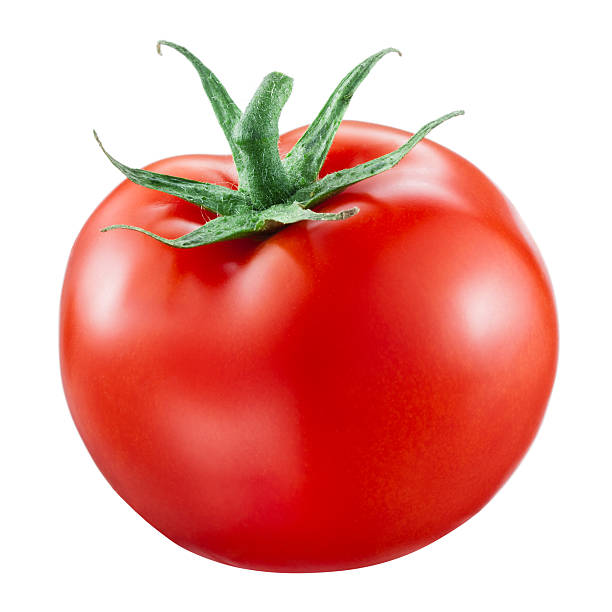
#> input picture Python(Advance)/tomato.jpg, 612 x 612 px, found by its file name
$ jupyter execute 'OpenCV Basics2.ipynb'
#> lines starting #> are read from the running program, lines starting #| are printed output that depends on the picture; after the words box and inside, x2 and y2 are one past the last pixel; in counts of white or black regions, pixels touching at a corner belong together
[cell 1]
import cv2
import numpy as np
import matplotlib.pyplot as plt

[cell 2]
filename = "D:/GitHub/GirlScriptPython/Python(Advance)/tomato.jpg"

try :
    img = cv2.imread(filename)
#> img is the input picture: shape (612, 612, 3); mean B, G, R 156.7, 163.6, 231.5
    (height, width) = img.shape[:2]
#> height = 612; width = 612
    res = cv2.resize(img, (int(width/2), int(height/2)), interpolation = cv2.INTER_CUBIC)

    cv2.imwrite("D:/GitHub/GirlScriptPython/Python(Advance)/result.jpg", res)
    cv2.imshow("Tomato",res)
    cv2.waitKey()
    cv2.destroyAllWindows()

except IOError:
    print("Error while reading files !!!")

[cell 3]
filename = "D:/GitHub/GirlScriptPython/Python(Advance)/tomato.jpg"

M = np.float32([[1, 0, 100], [0, 1, 50]])

try :
    img = cv2.imread(filename)
    (rows, cols) = img.shape[:2]
#> rows = 612; cols = 612
    res = cv2.warpAffine(img, M, (cols, rows))
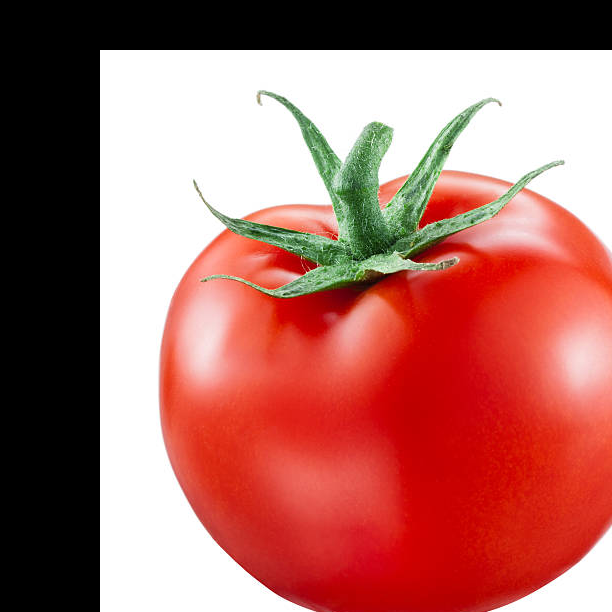
#> res: shape (612, 612, 3); mean B, G, R 102.3, 108.8, 173

    cv2.imwrite("D:/GitHub/GirlScriptPython/Python(Advance)/result.jpg", res)
    cv2.imshow("Tomato",res)
    cv2.waitKey()
    cv2.destroyAllWindows()

except IOError:
    print("Error while reading files !!!")

[cell 4]
filename = "D:/GitHub/GirlScriptPython/Python(Advance)/tomato.jpg"
try :
    img = cv2.imread(filename)
    edges = cv2.Canny(img, 100, 200)
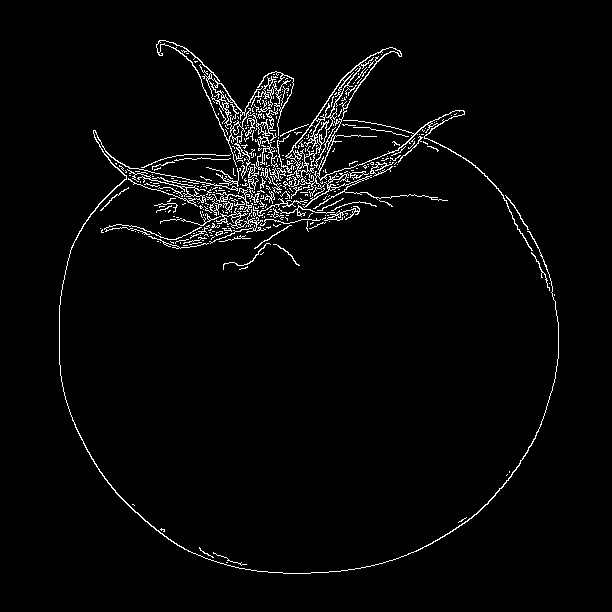
#> edges: shape (612, 612); 2.9% white in thin lines or dots, all inside (x1, y1, x2, y2) = (59, 40, 559, 574)

    cv2.imwrite("D:/GitHub/GirlScriptPython/Python(Advance)/result.jpg", edges)
    cv2.imshow("Tomato",edges)
    cv2.waitKey()
    cv2.destroyAllWindows()

except IOError:
    print("Error while reading files !!!")

[cell 5]
import cv2
import matplotlib.pyplot as plt
# use a png image not jpg
img = cv2.imread("D:/GitHub/GirlScriptPython/Python(Advance)/tomato.jpg",0)
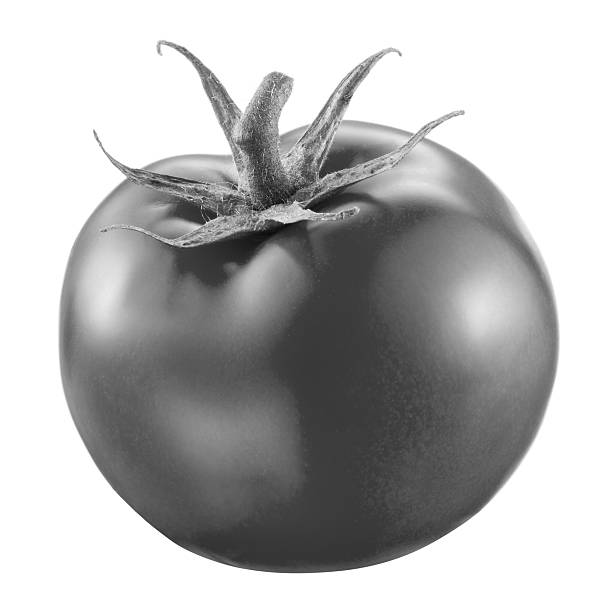
#> img: shape (612, 612); min 0, max 255, mean 183.1
histr = cv2.calcHist([img],[0],None,[256],[0,256])
#> histr = 256 values, max 182392 at index 255, min 0 at index 1, mean 1463.1

plt.plot(histr)
plt.show()
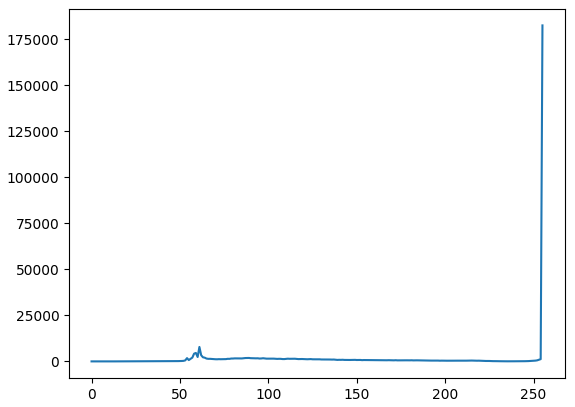
#> figure drawn by matplotlib, 1 panel; curve peaks at x = 255, y = 182392

[cell 6]
import cv2
import numpy as np

img = cv2.imread("D:/GitHub/GirlScriptPython/Python(Advance)/tomato.jpg", 0)
equ = cv2.equalizeHist(img)
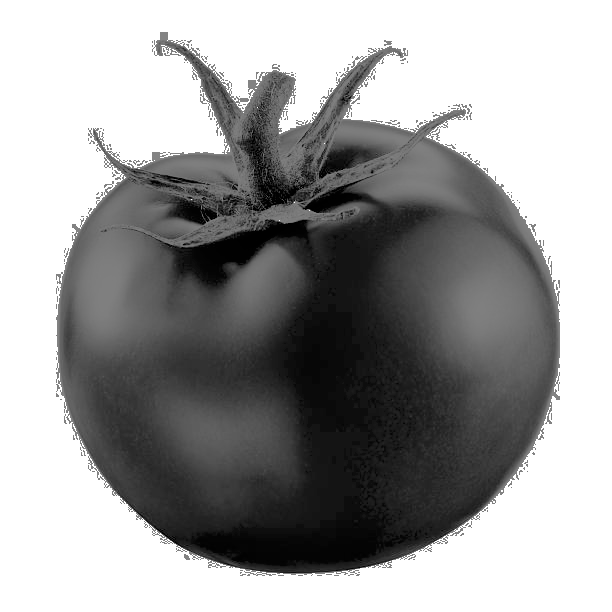
#> equ: shape (612, 612); min 0, max 255, mean 158
res = np.hstack((img, equ))
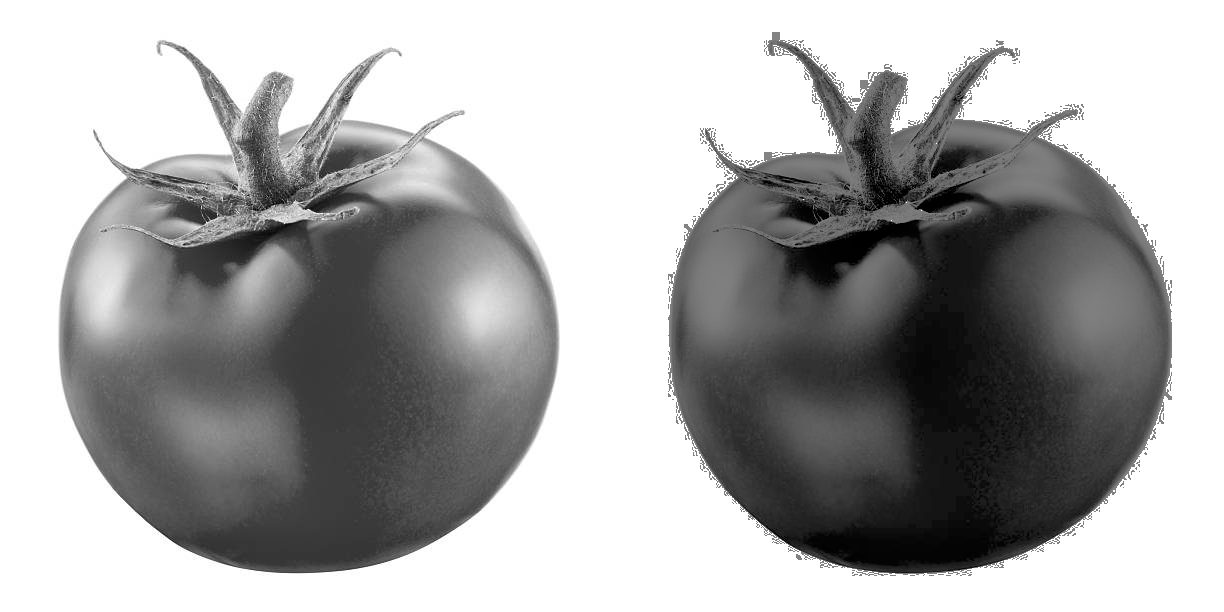
#> res: shape (612, 1224); min 0, max 255, mean 170.6
cv2.imshow('image', equ)
cv2.waitKey(0)
cv2.destroyAllWindows()

The different Simple Thresholding Techniques are:
•    cv2.THRESH_BINARY: If pixel intensity is greater than the set threshold, value set to 255, else set to 0 (black).
•    cv2.THRESH_BINARY_INV: Inverted or Opposite case of cv2.THRESH_BINARY.
•    cv.THRESH_TRUNC: If pixel intensity value is greater than threshold, it is truncated to the threshold. The pixel values are set to be the same as the threshold. All other values remain the same.
•    cv.THRESH_TOZERO: Pixel intensity is set to 0, for all the pixels intensity, less than the threshold value.
•    cv.THRESH_TOZERO_INV: Inverted or Opposite case of cv2.THRESH_TOZERO.

[cell 7]
import cv2
import numpy as np

image1 = cv2.imread("D:/GitHub/GirlScriptPython/Python(Advance)/tomato.jpg", 0)
cv2.THRESH_BINARY
ret, thresh1 = cv2.threshold(image1, 120, 255, cv2.THRESH_BINARY)
#> thresh1: shape (612, 612); 68.3% white; 323 black regions (296 under 20 px), largest, box (x1, y1, x2, y2) and area: (64, 175, 554, 573) 109164, (153, 97, 382, 225) 6236, (473, 207, 549, 297) 907
ret, thresh2 = cv2.threshold(image1, 120, 255, cv2.THRESH_BINARY_INV)
ret, thresh3 = cv2.threshold(image1, 120, 255, cv2.THRESH_TRUNC)
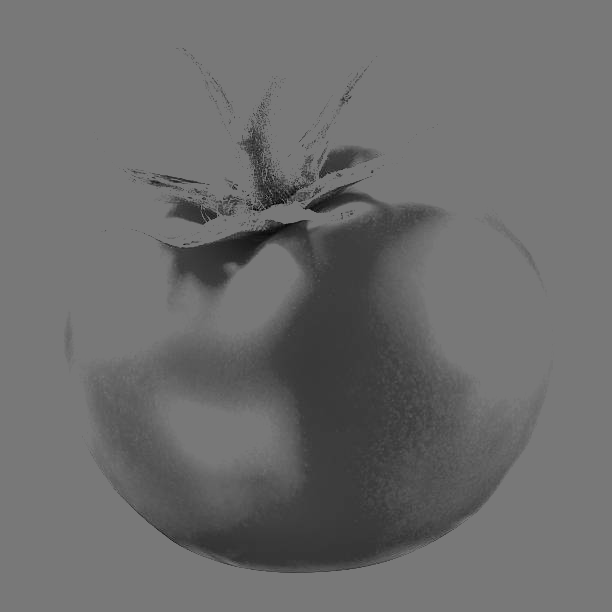
#> thresh3: shape (612, 612); min 0, max 120, mean 107.9
ret, thresh4 = cv2.threshold(image1, 120, 255, cv2.THRESH_TOZERO)
ret, thresh5 = cv2.threshold(image1, 120, 255, cv2.THRESH_TOZERO_INV)
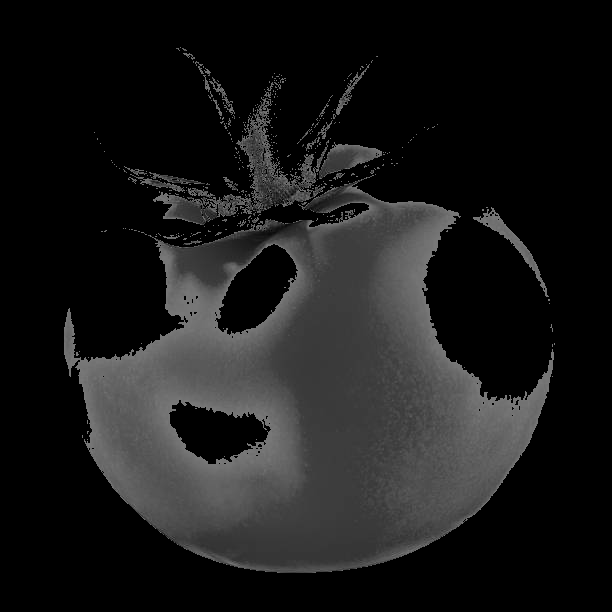
#> thresh5: shape (612, 612); min 0, max 120, mean 25.9

cv2.imshow("Binar Thershold", thresh1)
cv2.imshow("Binar Thershold Inverted",thresh2)
cv2.imshow("Truncated Thershold",thresh3)
cv2.imshow("Set to 0",thresh4)
cv2.imshow("Set to 0 Inverted",thresh5)

if cv2.waitKey(0) & 0xff == 27:
#> (key Esc is pressed here)
    cv2.destroyAllWindows()

[cell 8]
import cv2
import numpy as np

image1 = cv2.imread("D:/GitHub/GirlScriptPython/Python(Advance)/tomato.jpg", 0)

thresh1 = cv2.adaptiveThreshold(image1, 255, cv2.ADAPTIVE_THRESH_MEAN_C,
                                          cv2.THRESH_BINARY, 199, 5)
#> thresh1: shape (612, 612); 63.1% white; 137 black regions (125 under 20 px), largest, box (x1, y1, x2, y2) and area: (59, 40, 559, 573) 137121, (216, 172, 238, 191) 164, (369, 162, 387, 174) 78

thresh2 = cv2.adaptiveThreshold(image1, 255, cv2.ADAPTIVE_THRESH_GAUSSIAN_C,
                                          cv2.THRESH_BINARY, 199, 5)
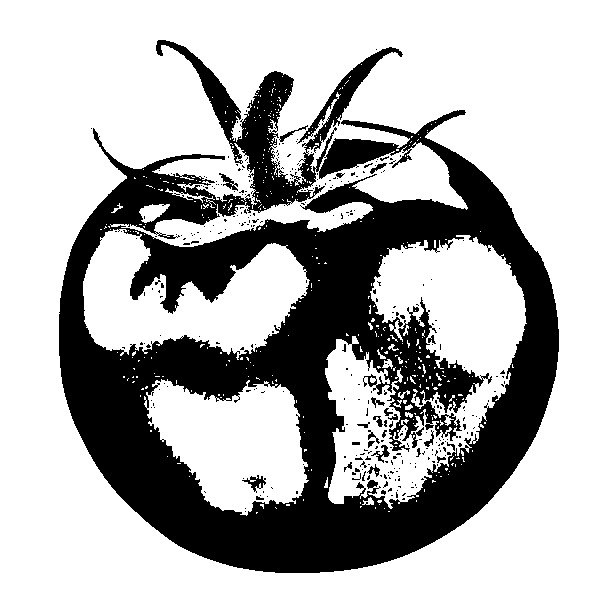
#> thresh2: shape (612, 612); 70.3% white; 335 black regions (311 under 20 px), largest, box (x1, y1, x2, y2) and area: (59, 40, 559, 573) 108814, (242, 475, 266, 493) 162, (219, 173, 238, 191) 122

cv2.imshow("Mean Adaptive", thresh1)
cv2.imshow("Gaussian Adaptive",thresh2)

if cv2.waitKey(0) & 0xff == 27:
#> (key Esc is pressed here)
    cv2.destroyAllWindows()

[cell 9]
import cv2
import matplotlib.pyplot as plt

img = cv2.imread("D:/GitHub/GirlScriptPython/Python(Advance)/tomato.jpg")

layer = img.copy()
for i in range(4):
    plt.subplot(2, 2, i+1)
    layer = cv2.pyrDown(layer)

    plt.imshow(layer)
    cv2.imshow("str(i)",layer)
    cv2.waitKey(0)

cv2.destroyAllWindows()
#> figure, not shown here; B, G, R data is drawn as R, G, B

[cell 10]
image = cv2.imread("D:/GitHub/GirlScriptPython/Python(Advance)/tomato.jpg")
image = cv2.rectangle(image, (5, 5), (220, 220), (255, 0, 0), 2)
cv2.imshow("Image", image)
cv2.waitKey(0)
cv2.destroyAllWindows()

[cell 11]
image = cv2.imread("D:/GitHub/GirlScriptPython/Python(Advance)/tomato.jpg", 0)
image = cv2.rectangle(image, (5, 5), (220, 220), (0, 0, 0), -1)
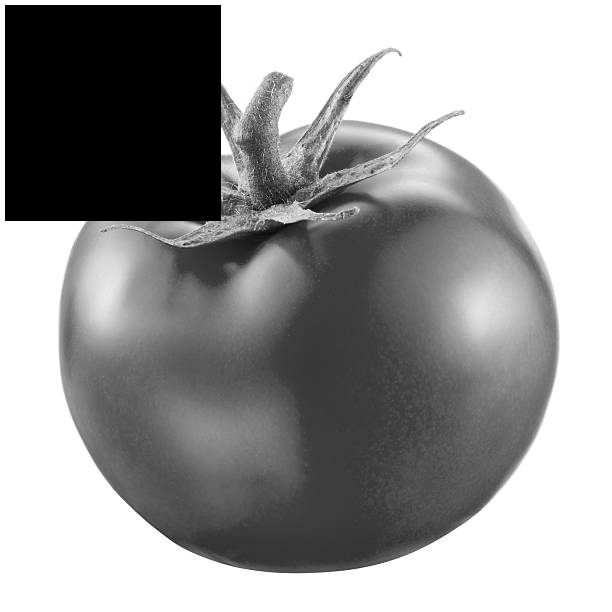
#> image: shape (612, 612); min 0, max 255, mean 153.8
cv2.imshow("Image", image)
cv2.waitKey(0)
cv2.destroyAllWindows()
